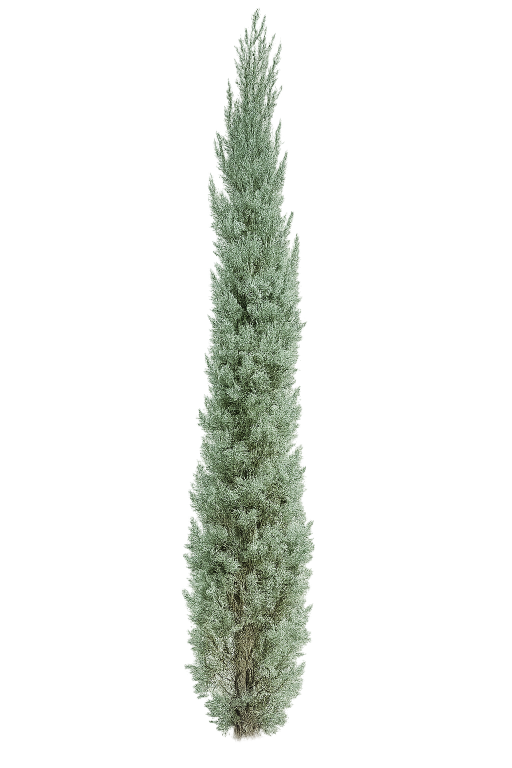
#> input picture tools/cypress_reference.png, 1024 x 1536 px (shown at 1/2 size); its folder holds only this picture in this run
$ python generate_cypress.py
#> lines starting #> are read from the running program, lines starting #| are printed output that depends on the picture; after the words box and inside, x2 and y2 are one past the last pixel; in counts of white or black regions, pixels touching at a corner belong together
"""Generate a real-scale (1:1) Italian cypress model for 3ds Max from a reference photo.

The silhouette (radius profile and lean) is measured directly from the reference
image alpha, so the 3D model matches the picture. Output: OBJ + MTL + textures
in ../cypress_3dsmax. Units are meters, Y-up (3ds Max OBJ importer flips to Z-up).

Usage: python3 tools/generate_cypress.py [height_in_meters]
"""
import math
import os
import sys

import numpy as np
from PIL import Image, ImageFilter

ROOT = os.path.dirname(os.path.dirname(os.path.abspath(__file__)))
REF = os.path.join(ROOT, "tools", "cypress_reference.png")
OUT = os.path.join(ROOT, "cypress_3dsmax")
TEX = os.path.join(OUT, "textures")

HEIGHT = float(sys.argv[1]) if len(sys.argv) > 1 else 10.0  # meters
RNG = np.random.default_rng(7)


# ---------------------------------------------------------------- profile
def measure_profile(alpha):
    """Return (z_m, radius_m, center_offset_m) per image row, base at z=0."""
    mask = alpha > 128
    rows = np.where(mask.sum(1) > 3)[0]
    top, base = rows.min(), rows.max()
    px = HEIGHT / (base - top)
    left = np.zeros(alpha.shape[0])
    right = np.zeros(alpha.shape[0])
    for y in range(top, base + 1):
        xs = np.where(mask[y])[0]
        if len(xs) < 3:
            left[y] = right[y] = left[y - 1] if y > top else 512
            continue
        left[y], right[y] = np.percentile(xs, 2), np.percentile(xs, 98)
    k = np.ones(21) / 21
    ys = np.arange(top, base + 1)
    l = np.convolve(np.pad(left[ys], 10, mode="edge"), k, "valid")
    r = np.convolve(np.pad(right[ys], 10, mode="edge"), k, "valid")
    z = (base - ys) * px
    radius = (r - l) / 2 * px
    center = (r + l) / 2
    center = (center - center[-1]) * px  # trunk base at x=0
    order = np.argsort(z)
    return z[order], radius[order], center[order], px, top, base


# ---------------------------------------------------------------- textures
def lum(rgb):
    return rgb[..., 0] * 0.3 + rgb[..., 1] * 0.59 + rgb[..., 2] * 0.11


def smooth_noise(h, w, scale, seed):
    r = np.random.default_rng(seed)
    small = r.random((max(2, h // scale), max(2, w // scale)))
    img = Image.fromarray((small * 255).astype(np.uint8)).resize((w, h), Image.BICUBIC)
    return np.asarray(img) / 255.0


def interior_crops(img, size, count, seed):
    """Random square crops fully inside the foliage (opaque alpha)."""
    r = np.random.default_rng(seed)
    a = img[..., 3]
    crops = []
    tries = 0
    while len(crops) < count and tries < 20000:
        tries += 1
        x = r.integers(330, 700 - size)
        y = r.integers(150, 1420 - size)
        if a[y:y + size, x:x + size].min() >= 235:
            crops.append(img[y:y + size, x:x + size, :3])
    return crops


def make_atlas(img):
    """4x4 atlas of foliage sprays with leafy cut-out alpha."""
    cell, n = 256, 4
    rgb_atlas = np.zeros((cell * n, cell * n, 3), np.uint8)
    a_atlas = np.zeros((cell * n, cell * n), np.uint8)
    crops = interior_crops(img, 110, n * n, 3)
    yy, xx = np.mgrid[0:cell, 0:cell]
    for i, crop in enumerate(crops):
        c = np.asarray(Image.fromarray(crop).resize((cell, cell), Image.LANCZOS)).astype(float)
        L = lum(c)
        t0, t1 = np.percentile(L, 30), np.percentile(L, 55)
        leaf = np.clip((L - t0) / (t1 - t0 + 1e-6), 0, 1)
        # soft, ragged spray outline: wider at top (fronds point up)
        nx = (xx - cell / 2) / (cell / 2)
        ny = (yy - cell / 2) / (cell / 2)
        d = np.sqrt((nx * (1.15 + 0.25 * ny)) ** 2 + (ny * 0.95) ** 2)
        ragged = d + (smooth_noise(cell, cell, 24, 100 + i) - 0.5) * 0.55
        shape = np.clip((0.92 - ragged) / 0.12, 0, 1)
        alpha = leaf * shape
        gy, gx = divmod(i, n)
        rgb_atlas[gy * cell:(gy + 1) * cell, gx * cell:(gx + 1) * cell] = c.astype(np.uint8)
        a_atlas[gy * cell:(gy + 1) * cell, gx * cell:(gx + 1) * cell] = (alpha * 255).astype(np.uint8)
    # bleed colour into transparent area to avoid dark fringes when mip-mapping
    rgba = np.dstack([rgb_atlas, a_atlas])
    Image.fromarray(rgba, "RGBA").save(os.path.join(TEX, "cypress_foliage_atlas.png"))
    Image.fromarray(rgb_atlas).save(os.path.join(TEX, "cypress_foliage_atlas_diffuse.jpg"), quality=92)
    Image.fromarray(a_atlas).save(os.path.join(TEX, "cypress_foliage_atlas_opacity.png"))


def make_core_tile(img):
    """Seamless foliage tile for the inner crown volume (darker, self-shadowed)."""
    crops = interior_crops(img, 160, 6, 11)
    tile = np.zeros((512, 512, 3))
    for i, c in enumerate(crops):
        c = np.asarray(Image.fromarray(c).resize((512, 512), Image.LANCZOS)).astype(float)
        tile += c
    tile /= len(crops)
    # make seamless: blend with half-offset copy using a cross-fade mask
    shifted = np.roll(np.roll(tile, 256, 0), 256, 1)
    ramp = np.abs(np.linspace(-1, 1, 512))
    m = np.maximum.outer(ramp, ramp)[..., None]
    tile = tile * (1 - m) + shifted * m
    tile *= 0.72  # inner crown sits in shadow
    Image.fromarray(np.clip(tile, 0, 255).astype(np.uint8)).save(
        os.path.join(TEX, "cypress_foliage_core.jpg"), quality=92)


def make_bark():
    h, w = 1024, 256
    base = np.array([92, 78, 64], float)
    streak = smooth_noise(h, w, 4, 21)[:, :]
    streak = np.asarray(Image.fromarray((streak * 255).astype(np.uint8)).resize((w // 8, h)).resize((w, h), Image.BICUBIC)) / 255
    fine = smooth_noise(h, w, 2, 22)
    v = 0.55 + 0.45 * streak * 0.8 + 0.2 * fine
    bark = base[None, None, :] * v[..., None]
    bark[..., 0] += 10 * (fine - 0.5)
    Image.fromarray(np.clip(bark, 0, 255).astype(np.uint8)).filter(ImageFilter.SHARPEN).save(
        os.path.join(TEX, "cypress_bark.jpg"), quality=90)


# ---------------------------------------------------------------- geometry
class Obj:
    def __init__(self):
        self.v, self.vt, self.vn, self.groups = [], [], [], []

    def add_v(self, p):
        self.v.append(p)
        return len(self.v)

    def add_vt(self, t):
        self.vt.append(t)
        return len(self.vt)

    def add_vn(self, n):
        n = np.asarray(n, float)
        n = n / (np.linalg.norm(n) + 1e-9)
        self.vn.append(n)
        return len(self.vn)

    def write(self, path, mtl):
        with open(path, "w") as f:
            f.write("# Italian cypress (Cupressus sempervirens), real scale 1:1, units = meters, Y-up\n")
            f.write(f"# Height {HEIGHT:.2f} m\nmtllib {mtl}\n")
            for p in self.v:
                f.write("v %.4f %.4f %.4f\n" % tuple(p))
            for t in self.vt:
                f.write("vt %.4f %.4f\n" % tuple(t))
            for n in self.vn:
                f.write("vn %.4f %.4f %.4f\n" % tuple(n))
            for name, mat, faces in self.groups:
                f.write(f"o {name}\ng {name}\nusemtl {mat}\ns 1\n")
                for face in faces:
                    f.write("f " + " ".join("%d/%d/%d" % c for c in face) + "\n")


def profile_at(zs, rs, cs, z):
    return float(np.interp(z, zs, rs)), float(np.interp(z, zs, cs))


def build_trunk(obj, zs, rs, cs):
    seg, rings = 12, 24
    top = HEIGHT * 0.78
    idx = []
    for j in range(rings + 1):
        t = j / rings
        z = top * t
        _, cx = profile_at(zs, rs, cs, z)
        rad = 0.16 * (1 - t) ** 1.3 + 0.025
        row = []
        for i in range(seg + 1):
            a = 2 * math.pi * i / seg
            n = (math.cos(a), 0.0, math.sin(a))
            wob = 1 + 0.08 * math.sin(3 * a + z * 4)
            vi = obj.add_v((cx + n[0] * rad * wob, z, n[2] * rad * wob))
            ti = obj.add_vt((i / seg, z / 1.5))
            ni = obj.add_vn(n)
            row.append((vi, ti, ni))
        idx.append(row)
    faces = []
    for j in range(rings):
        for i in range(seg):
            a, b, c, d = idx[j][i], idx[j][i + 1], idx[j + 1][i + 1], idx[j + 1][i]
            faces.append((a, d, c, b))
    obj.groups.append(("Cypress_Trunk", "Cypress_Bark", faces))


def crown_noise(a, z):
    return (0.10 * math.sin(5 * a + z * 2.1) + 0.07 * math.sin(11 * a - z * 3.7 + 1.3)
            + 0.05 * math.sin(17 * a + z * 6.3 + 0.4) + 0.06 * math.sin(z * 1.3 + 2 * a))


def build_core(obj, zs, rs, cs):
    seg = 48
    z0, z1 = 0.25, HEIGHT
    rings = int((z1 - z0) / 0.08)
    idx = []
    for j in range(rings + 1):
        z = z0 + (z1 - z0) * j / rings
        r, cx = profile_at(zs, rs, cs, z)
        r *= 0.80
        if j == rings:
            r = 0.0
        row = []
        for i in range(seg + 1):
            a = 2 * math.pi * i / seg
            rr = r * (1 + crown_noise(a % (2 * math.pi), z))
            vi = obj.add_v((cx + math.cos(a) * rr, z, math.sin(a) * rr))
            ti = obj.add_vt((4 * i / seg, z / 1.2))
            ni = obj.add_vn((math.cos(a), 0.25, math.sin(a)))
            row.append((vi, ti, ni))
        idx.append(row)
    # bottom cap
    cz = z0
    _, ccx = profile_at(zs, rs, cs, cz)
    cv = obj.add_v((ccx, cz, 0.0))
    ct = obj.add_vt((0.5, 0.0))
    cn = obj.add_vn((0, -1, 0))
    faces = []
    for j in range(rings):
        for i in range(seg):
            a, b, c, d = idx[j][i], idx[j][i + 1], idx[j + 1][i + 1], idx[j + 1][i]
            faces.append((a, d, c, b))
    for i in range(seg):
        a, b = idx[0][i], idx[0][i + 1]
        faces.append(((cv, ct, cn), (a[0], a[1], cn), (b[0], b[1], cn)))
    obj.groups.append(("Cypress_CrownCore", "Cypress_FoliageCore", faces))


def build_cards(obj, zs, rs, cs, count):
    # sample heights proportional to crown surface (radius)
    zg = np.linspace(0.3, HEIGHT * 0.995, 2000)
    w = np.array([profile_at(zs, rs, cs, z)[0] for z in zg]) + 0.05
    w /= w.sum()
    uv_cells = []
    for k in range(16):
        gy, gx = divmod(k, 4)
        u0, u1 = gx / 4 + 0.002, (gx + 1) / 4 - 0.002
        v1, v0 = 1 - gy / 4 - 0.002, 1 - (gy + 1) / 4 + 0.002
        uv_cells.append([obj.add_vt((u0, v0)), obj.add_vt((u1, v0)),
                         obj.add_vt((u1, v1)), obj.add_vt((u0, v1))])
    faces = []
    up = np.array([0.0, 1.0, 0.0])
    for _ in range(count):
        z = RNG.choice(zg, p=w) + RNG.normal(0, 0.02)
        r, cx = profile_at(zs, rs, cs, z)
        a = RNG.uniform(0, 2 * math.pi)
        out = np.array([math.cos(a), 0.0, math.sin(a)])
        depth = RNG.uniform(0.62, 0.98)
        rr = r * depth * (1 + crown_noise(a, z) * 0.6)
        size = float(np.clip(RNG.uniform(0.32, 0.6) * min(1.0, 0.35 + r), 0.12, 0.6))
        hgt = size * RNG.uniform(1.1, 1.45)  # sprays are taller than wide
        # orientation: face outward, tilted randomly, axis leaning up the trunk
        n = out + RNG.normal(0, 0.3, 3) * np.array([1, 0.3, 1])
        n /= np.linalg.norm(n)
        vaxis = up * 1.0 + out * RNG.uniform(0.05, 0.35) + RNG.normal(0, 0.15, 3)
        vaxis -= n * vaxis.dot(n)
        vaxis /= np.linalg.norm(vaxis)
        haxis = np.cross(vaxis, n)
        c = np.array([cx, z, 0.0]) + out * rr + vaxis * hgt * 0.15
        p0 = c - haxis * size / 2 - vaxis * hgt / 2
        p1 = c + haxis * size / 2 - vaxis * hgt / 2
        p2 = c + haxis * size / 2 + vaxis * hgt / 2
        p3 = c - haxis * size / 2 + vaxis * hgt / 2
        ni = obj.add_vn(n + up * 0.3)
        cell = uv_cells[RNG.integers(16)]
        if RNG.random() < 0.5:  # mirror for variety
            cell = [cell[1], cell[0], cell[3], cell[2]]
        vs = [obj.add_v(p) for p in (p0, p1, p2, p3)]
        faces.append(tuple((vs[k], cell[k], ni) for k in range(4)))
    obj.groups.append(("Cypress_FoliageCards", "Cypress_FoliageCards", faces))


def build_billboard(path, px, top, base, img_w, img_h):
    """Low-poly LOD: three crossed alpha planes using the original photo."""
    obj = Obj()
    W = img_w * px
    H = img_h * px
    y_off = -(img_h - 1 - base) * px  # put tree base on the ground
    # centre the trunk: column of trunk base in image
    faces = []
    for k in range(3):
        a = math.pi * k / 3
        d = np.array([math.cos(a), 0, math.sin(a)])
        n = np.array([-math.sin(a), 0, math.cos(a)])
        x0 = -BILL_CX * px
        x1 = (img_w - BILL_CX) * px
        ps = [d * x0 + [0, y_off, 0], d * x1 + [0, y_off, 0],
              d * x1 + [0, y_off + H, 0], d * x0 + [0, y_off + H, 0]]
        vs = [obj.add_v(p) for p in ps]
        ts = [obj.add_vt(t) for t in ((0, 0), (1, 0), (1, 1), (0, 1))]
        ni = obj.add_vn(n)
        faces.append(tuple((vs[i], ts[i], ni) for i in range(4)))
    obj.groups.append(("Cypress_Billboard", "Cypress_Billboard", faces))
    obj.write(path, "cypress_billboard.mtl")


MTL = """# Materials for cypress.obj (textures relative to this file)
newmtl Cypress_Bark
Kd 1.0 1.0 1.0
Ks 0.02 0.02 0.02
Ns 8
map_Kd textures/cypress_bark.jpg

newmtl Cypress_FoliageCore
Kd 1.0 1.0 1.0
Ks 0.03 0.03 0.03
Ns 10
map_Kd textures/cypress_foliage_core.jpg

newmtl Cypress_FoliageCards
Kd 1.0 1.0 1.0
Ks 0.05 0.05 0.05
Ns 12
map_Kd textures/cypress_foliage_atlas_diffuse.jpg
map_d textures/cypress_foliage_atlas_opacity.png
"""

BILL_MTL = """newmtl Cypress_Billboard
Kd 1.0 1.0 1.0
Ks 0.0 0.0 0.0
map_Kd textures/cypress_billboard.png
map_d textures/cypress_billboard_opacity.png
"""


def main():
    global BILL_CX
    os.makedirs(TEX, exist_ok=True)
    img = np.asarray(Image.open(REF).convert("RGBA"))
#> img is the input picture: shape (1536, 1024, 4); mean R, G, B, A 20.8, 23.6, 19.3, 37.4
    zs, rs, cs, px, top, base = measure_profile(img[..., 3])
#> in measure_profile, `mask = alpha > 128`:
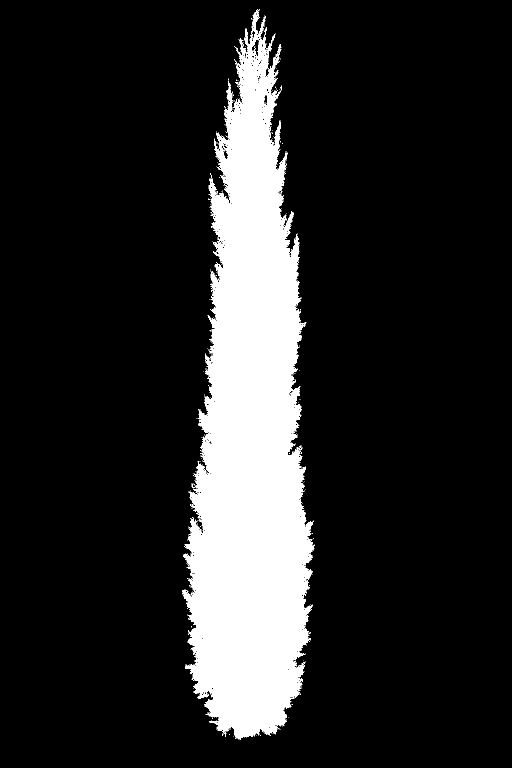
#> mask: shape (1536, 1024) bool (shown at 1/2 size); 14.8% white; 241 white regions (237 under 20 px), largest, box (x1, y1, x2, y2) and area: (364, 21, 629, 1480) 232773, (382, 967, 391, 977) 25, (603, 1323, 611, 1330) 22, (528, 54, 533, 64) 20
#> in measure_profile, `rows = np.where(mask.sum(1) > 3)[0]`: rows = 1455 values from 23 to 1477
#> in measure_profile, `top, base = rows.min(), rows.max()`: top = 23; base = 1477
#> in measure_profile, `px = HEIGHT / (base - top)`: px = 0.00688
#> the loop in measure_profile, `for y in range(top, base + 1):` made 1455 passes
#> xs on passes 1 to 3: [512, 513, 514, 516], [509, 511, 512, 513, 514, 516], [511, 513, 515, 516]
#> after the loop in measure_profile, `for y in range(top, base + 1):`: left = 1536 values, max 512.1 at index 23, min 0 at index 0, mean 399.9; right = 1536 values, max 622.9 at index 1097, min 0 at index 0, mean 551.7
#> in measure_profile, `l = np.convolve(np.pad(left[ys], 10, mode="edge"), k, "valid")`: l = 1455 values, max 510 at index 0, min 373.8 at index 1168, mean 422.2
#> in measure_profile, `r = np.convolve(np.pad(right[ys], 10, mode="edge"), k, "valid")`: r = 1455 values, max 619.9 at index 1071, min 497.3 at index 1454, mean 582.4
#> in measure_profile, `z = (base - ys) * px`: z = 1455 values, max 10 at index 0, min 0 at index 1454, mean 5
#> in measure_profile, `radius = (r - l) / 2 * px`: radius = 1455 values, max 0.819 at index 1070, min 0.0265 at index 0, mean 0.551
#> in measure_profile, `center = (r + l) / 2`: center = 1455 values, max 518 at index 76, min 482.3 at index 1454, mean 502.3
#> in measure_profile, `center = (center - center[-1]) * px`: center = 1455 values, max 0.246 at index 76, min 0 at index 1454, mean 0.137
#> in measure_profile, `order = np.argsort(z)`: order = 1455 values, max 1454 at index 0, min 0 at index 1454, mean 727
#> zs = 1455 values from 0 to 10; rs = 1455 values, max 0.819 at index 384, min 0.0265 at index 1454, mean 0.551; cs = 1455 values, max 0.246 at index 1378, min 0 at index 0, mean 0.137; px = 0.00688; top = 23; base = 1477
    print(f"height {HEIGHT} m, max crown diameter {2 * rs.max():.2f} m, scale {px * 1000:.2f} mm/px")
#| height 10.0 m, max crown diameter 1.64 m, scale 6.88 mm/px

    make_atlas(img)
#> after the loop in interior_crops, `while len(crops) < count and tries < 20000:`: crops = 16 items; tries = 197
#> in make_atlas, `crops = interior_crops(img, 110, n * n, 3)`: crops = 16 items
#> the loop in make_atlas, `for i, crop in enumerate(crops):` made 16 passes
#> (t0, t1, gy, gx) on passes 1 to 12: (88.54, 139, 0, 0), (83.9, 136.3, 0, 1), (71.53, 124.9, 0, 2), (70.11, 123.1, 0, 3), (78.88, 129.6, 1, 0), (66.78, 117.7, 1, 1), (73.62, 122.8, 1, 2), (75.78, 127, 1, 3), (91.06, 141.3, 2, 0), (81.65, 132.3, 2, 1), (80.82, 132.7, 2, 2), (70.05, 122.5, 2, 3)
#> pass 1, in smooth_noise, `img = Image.fromarray((small * 255).astype(np.uint8)).resize((w, h), I..`:
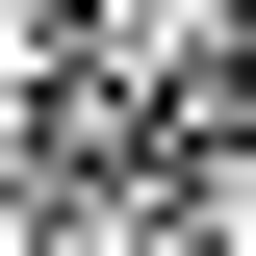
#> img: PIL image 256x256 L; min 0, max 255, mean 139.5
#> after the loop in make_atlas, `for i, crop in enumerate(crops):`:
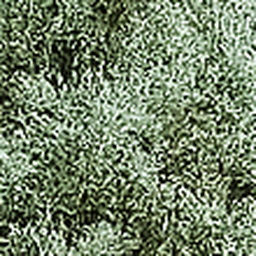
#> c: shape (256, 256, 3) float64; mean of channels 0, 1, 2 116, 131.2, 104.2; drawn as R, G, B
#> after the loop in make_atlas, `for i, crop in enumerate(crops):`:
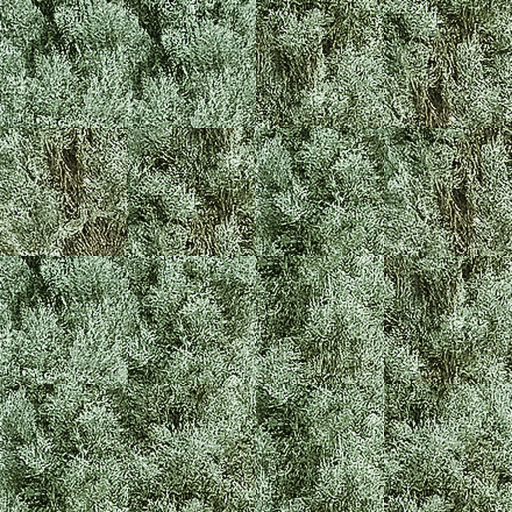
#> rgb_atlas: shape (1024, 1024, 3) (shown at 1/2 size); mean of channels 0, 1, 2 112.2, 127.7, 101.1; drawn as R, G, B
#> in make_atlas, `rgba = np.dstack([rgb_atlas, a_atlas])`:
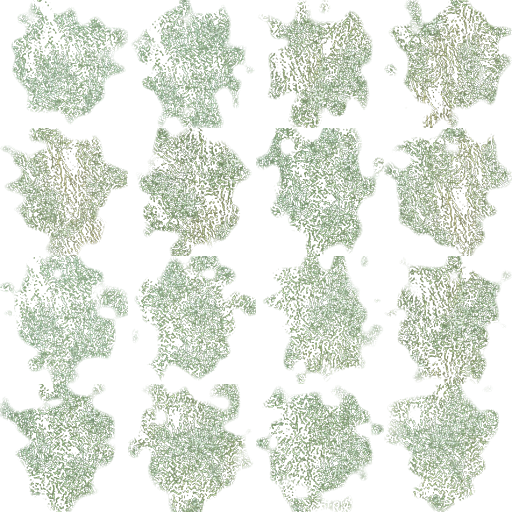
#> rgba: shape (1024, 1024, 4) (shown at 1/2 size); mean of channels 0, 1, 2, 3 112.2, 127.7, 101.1, 78.6; transparent parts drawn white
    make_core_tile(img)
#> in make_core_tile, `crops = interior_crops(img, 160, 6, 11)`: crops = 6 items
#> the loop in make_core_tile, `for i, c in enumerate(crops):` made 6 passes
#> in make_core_tile, `tile *= 0.72`:
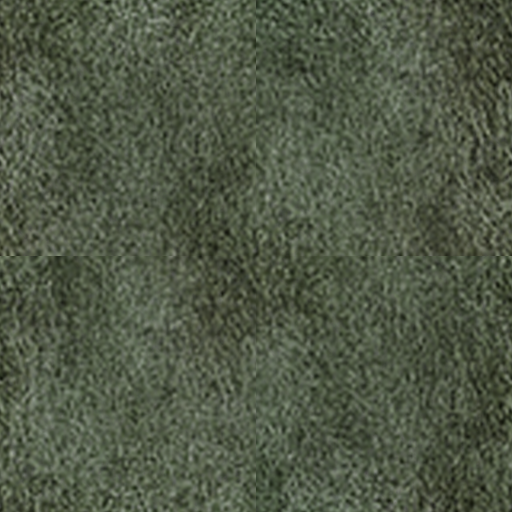
#> tile: shape (512, 512, 3) float64; mean of channels 0, 1, 2 81.2, 89.8, 71; drawn as R, G, B
    make_bark()
#> in make_bark, `base = np.array([92, 78, 64], float)`: base = [92, 78, 64]
#> in make_bark, `bark = base[None, None, :] * v[..., None]`:
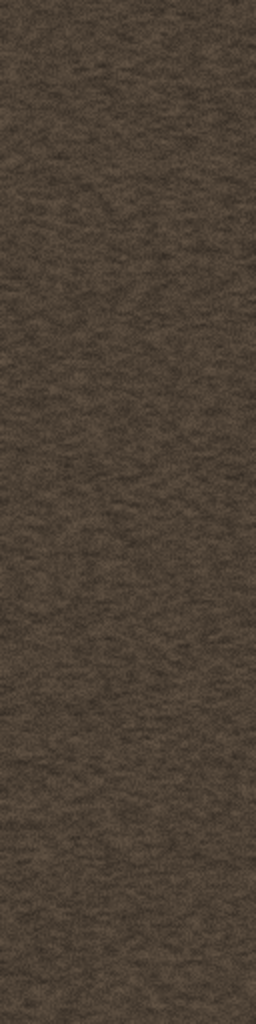
#> bark: shape (1024, 256, 3) float64; mean of channels 0, 1, 2 76.4, 64.8, 53.1; drawn as R, G, B
    Image.fromarray(img, "RGBA").save(os.path.join(TEX, "cypress_billboard.png"))
    Image.fromarray(img[..., 3]).save(os.path.join(TEX, "cypress_billboard_opacity.png"))

    obj = Obj()
    build_trunk(obj, zs, rs, cs)
#> the loop in build_trunk, `for j in range(rings + 1):` made 25 passes
#> cx on passes 1 to 12: 0, 0.101, 0.0854, 0.0642, 0.0881, 0.11, 0.0464, 0.132, 0.124, 0.129, 0.0698, 0.107
    build_core(obj, zs, rs, cs)
    build_cards(obj, zs, rs, cs, 3200)
    obj.write(os.path.join(OUT, "cypress.obj"), "cypress.mtl")
#> the loop in write, `for p in self.v:` made 19104 passes
#> p on passes 1 to 3: (0.185, 0, 0), (0.173, 0, 0.0999), (0.0925, 0, 0.16)
#> the loop in write, `for t in self.vt:` made 6368 passes
#> t on passes 1 to 3: (0, 0), (0.0833, 0), (0.167, 0)
#> the loop in write, `for n in self.vn:` made 9504 passes
#> n on passes 1 to 3: [1, 0, 0], [0.866, 0, 0.5], [0.5, 0, 0.866]
#> the loop in write, `for name, mat, faces in self.groups:` made 3 passes
#> (name, mat) on passes 1 to 3: ('Cypress_Trunk', 'Cypress_Bark'), ('Cypress_CrownCore', 'Cypress_FoliageCore'), ('Cypress_FoliageCards', 'Cypress_FoliageCards')
    with open(os.path.join(OUT, "cypress.mtl"), "w") as f:
        f.write(MTL)

    xs = np.where(img[base - 5, :, 3] > 128)[0]
    BILL_CX = float(xs.mean())
    build_billboard(os.path.join(OUT, "cypress_billboard.obj"), px, top, base, img.shape[1], img.shape[0])
#> the loop in write (call 2), `for n in self.vn:` made 3 passes
#> n on passes 1 to 3: [0, 0, 1], [-0.866, 0, 0.5], [-0.866, 0, -0.5]
#> the loop in write (call 2), `for name, mat, faces in self.groups:` made 1 pass
    with open(os.path.join(OUT, "cypress_billboard.mtl"), "w") as f:
        f.write(BILL_MTL)
    print("faces:", sum(len(g[2]) for g in obj.groups), "verts:", len(obj.v))
#| faces: 9344 verts: 19104


BILL_CX = 512.0

if __name__ == "__main__":
    main()
